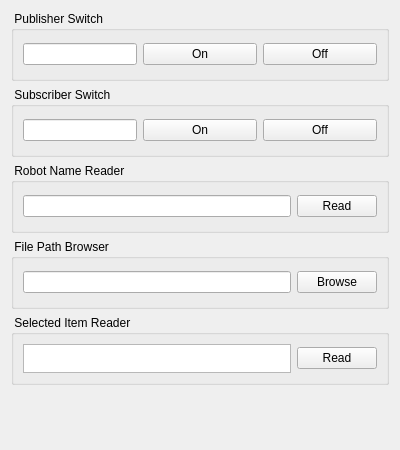
<?xml version="1.0" encoding="UTF-8"?>
<ui version="4.0">
 <class>RqtExampleWidget</class>
 <widget class="QWidget" name="RqtExampleWidget">
  <property name="enabled">
   <bool>true</bool>
  </property>
  <property name="geometry">
   <rect>
    <x>0</x>
    <y>0</y>
    <width>400</width>
    <height>450</height>
   </rect>
  </property>
  <property name="sizePolicy">
   <sizepolicy hsizetype="Minimum" vsizetype="Minimum">
    <horstretch>0</horstretch>
    <verstretch>0</verstretch>
   </sizepolicy>
  </property>
  <property name="minimumSize">
   <size>
    <width>300</width>
    <height>350</height>
   </size>
  </property>
  <property name="maximumSize">
   <size>
    <width>400</width>
    <height>450</height>
   </size>
  </property>
  <property name="contextMenuPolicy">
   <enum>Qt::ActionsContextMenu</enum>
  </property>
  <property name="windowTitle">
   <string>RQT Example</string>
  </property>
  <layout class="QHBoxLayout" name="horizontalLayout">
   <item>
    <layout class="QVBoxLayout" name="verticalLayout_1">
     <item>
      <widget class="QGroupBox" name="groupBox">
       <property name="sizePolicy">
        <sizepolicy hsizetype="MinimumExpanding" vsizetype="Minimum">
         <horstretch>0</horstretch>
         <verstretch>0</verstretch>
        </sizepolicy>
       </property>
       <property name="minimumSize">
        <size>
         <width>200</width>
         <height>70</height>
        </size>
       </property>
       <property name="title">
        <string> Publisher Switch</string>
       </property>
       <layout class="QGridLayout" name="gridLayout">
        <item row="0" column="2">
         <widget class="QPushButton" name="pub_off_button">
          <property name="text">
           <string>Off</string>
          </property>
         </widget>
        </item>
        <item row="0" column="1">
         <widget class="QPushButton" name="pub_on_button">
          <property name="text">
           <string>On</string>
          </property>
         </widget>
        </item>
        <item row="0" column="0">
         <widget class="QLineEdit" name="pub_onoff_state">
          <property name="sizePolicy">
           <sizepolicy hsizetype="Minimum" vsizetype="Fixed">
            <horstretch>0</horstretch>
            <verstretch>0</verstretch>
           </sizepolicy>
          </property>
         </widget>
        </item>
       </layout>
      </widget>
     </item>
     <item>
      <widget class="QGroupBox" name="groupBox_2">
       <property name="sizePolicy">
        <sizepolicy hsizetype="MinimumExpanding" vsizetype="Minimum">
         <horstretch>0</horstretch>
         <verstretch>0</verstretch>
        </sizepolicy>
       </property>
       <property name="minimumSize">
        <size>
         <width>200</width>
         <height>70</height>
        </size>
       </property>
       <property name="title">
        <string> Subscriber Switch</string>
       </property>
       <layout class="QGridLayout" name="gridLayout2">
        <item row="0" column="1">
         <widget class="QLineEdit" name="sub_onoff_state">
          <property name="sizePolicy">
           <sizepolicy hsizetype="Minimum" vsizetype="Fixed">
            <horstretch>0</horstretch>
            <verstretch>0</verstretch>
           </sizepolicy>
          </property>
         </widget>
        </item>
        <item row="0" column="3">
         <widget class="QPushButton" name="sub_off_button">
          <property name="text">
           <string>Off</string>
          </property>
         </widget>
        </item>
        <item row="0" column="2">
         <widget class="QPushButton" name="sub_on_button">
          <property name="text">
           <string>On</string>
          </property>
         </widget>
        </item>
       </layout>
      </widget>
     </item>
     <item>
      <widget class="QGroupBox" name="groupBox_3">
       <property name="sizePolicy">
        <sizepolicy hsizetype="MinimumExpanding" vsizetype="Minimum">
         <horstretch>0</horstretch>
         <verstretch>0</verstretch>
        </sizepolicy>
       </property>
       <property name="minimumSize">
        <size>
         <width>200</width>
         <height>70</height>
        </size>
       </property>
       <property name="title">
        <string> Robot Name Reader</string>
       </property>
       <layout class="QGridLayout" name="gridLayout3">
        <item row="0" column="1">
         <widget class="QPushButton" name="read_robot_name_button">
          <property name="sizePolicy">
           <sizepolicy hsizetype="Minimum" vsizetype="Fixed">
            <horstretch>0</horstretch>
            <verstretch>0</verstretch>
           </sizepolicy>
          </property>
          <property name="text">
           <string>Read</string>
          </property>
         </widget>
        </item>
        <item row="0" column="0">
         <widget class="QLineEdit" name="robot_name"/>
        </item>
       </layout>
      </widget>
     </item>
     <item>
      <widget class="QGroupBox" name="groupBox_4">
       <property name="sizePolicy">
        <sizepolicy hsizetype="MinimumExpanding" vsizetype="Minimum">
         <horstretch>0</horstretch>
         <verstretch>0</verstretch>
        </sizepolicy>
       </property>
       <property name="minimumSize">
        <size>
         <width>200</width>
         <height>70</height>
        </size>
       </property>
       <property name="title">
        <string> File Path Browser</string>
       </property>
       <layout class="QGridLayout" name="gridLayout4">
        <item row="0" column="0">
         <widget class="QLineEdit" name="file_path"/>
        </item>
        <item row="0" column="1">
         <widget class="QPushButton" name="browse_file_path_button">
          <property name="text">
           <string>Browse</string>
          </property>
         </widget>
        </item>
       </layout>
      </widget>
     </item>
     <item>
      <widget class="QGroupBox" name="groupBox_5">
       <property name="sizePolicy">
        <sizepolicy hsizetype="MinimumExpanding" vsizetype="Minimum">
         <horstretch>0</horstretch>
         <verstretch>0</verstretch>
        </sizepolicy>
       </property>
       <property name="minimumSize">
        <size>
         <width>200</width>
         <height>70</height>
        </size>
       </property>
       <property name="title">
        <string> Selected Item Reader</string>
       </property>
       <layout class="QGridLayout" name="gridLayout5">
        <item row="0" column="0">
         <widget class="QListView" name="item_list"/>
        </item>
        <item row="0" column="1">
         <widget class="QPushButton" name="read_selected_item_button">
          <property name="text">
           <string>Read</string>
          </property>
         </widget>
        </item>
       </layout>
      </widget>
     </item>
     <item>
      <spacer name="verticalSpacer">
       <property name="orientation">
        <enum>Qt::Vertical</enum>
       </property>
       <property name="sizeHint" stdset="0">
        <size>
         <width>20</width>
         <height>233</height>
        </size>
       </property>
      </spacer>
     </item>
    </layout>
   </item>
  </layout>
  <action name="action_Quit">
   <property name="text">
    <string>&amp;Quit</string>
   </property>
   <property name="shortcut">
    <string>Ctrl+Q</string>
   </property>
   <property name="shortcutContext">
    <enum>Qt::ApplicationShortcut</enum>
   </property>
  </action>
  <action name="action_Preferences">
   <property name="text">
    <string>&amp;Preferences</string>
   </property>
  </action>
  <action name="action_about">
   <property name="text">
    <string>&amp;About</string>
   </property>
  </action>
  <action name="action_about_Qt">
   <property name="text">
    <string>About &amp;Qt</string>
   </property>
  </action>
 </widget>
 <resources/>
 <connections/>
</ui>
